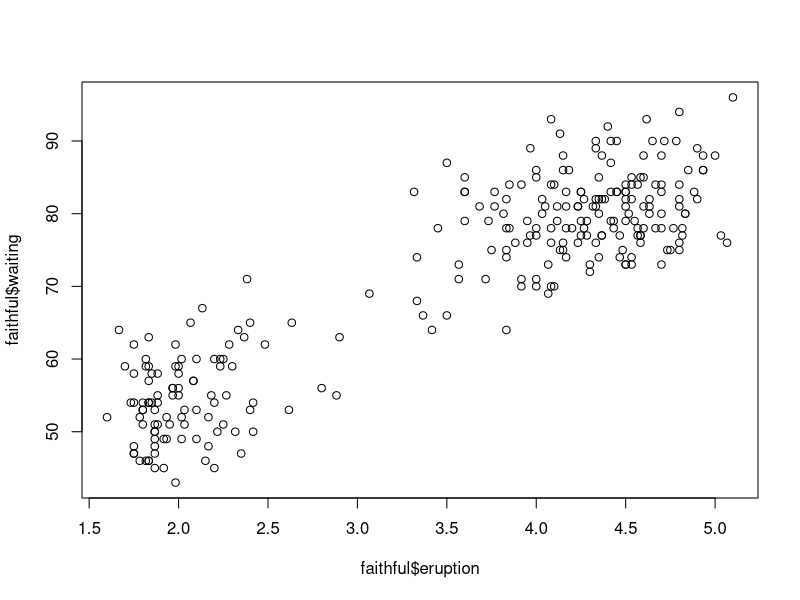

The R script that drew this image:
data("airquality")
head(airquality, 15)

###EXERCISE 1
#compare waiting time between Old Faithful eruptions with duration of eruptions

data("faithful")
plot(faithful$eruption,faithful$waiting)
cor(faithful$eruptions,faithful$waiting)
#cor=0.09008112, so there is a positive linear correlation between waiting time and eruption time.

###EXERCISE 2
AirQualMod = lm(Temp~Ozone, data=airquality)
summary(AirQualMod)
#Intercept=69.41072
#Both p-values are less than 0.05 (<2e-16), so the intercept and the slope is significantly different from 0
#Ozone coefficient=0.20081; Ozone increases by 0.20081 with every unit increase in temperature

OldFaithMod = lm(eruptions~waiting, data=faithful)
summary(OldFaithMod)
#Intercept=-1.874016 
#Both p-values are less than 0.05 (<2e-16), so the intercept and the slope are significantly different from 0
#Waiting time coefficient=0.075628; Eruption time increases by 0.075628 with each unit increase in waiting time.

###EXERCISE 3
AirQualRes = residuals(AirQualMod)
AirQualRSS = sum(AirQualRes^2)
AirQualRSE = sqrt(AirQualRSS/summary(AirQualMod)$df[2])
AirQualMSE = AirQualRSS/summary(AirQualMod)$df[2]
#AirQualRSE = 6.818914
#AirQualMSE = 46.49759
